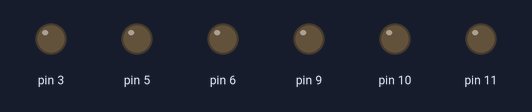
The sketch below on a simulated Arduino Uno, built with avr-gcc and run on an emulated ATmega328P. On the bench: output pins drawn as LEDs (lit = HIGH).

Above: at 0.05 s.
At 1.5 s:
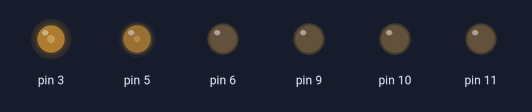
At 3.0 s:
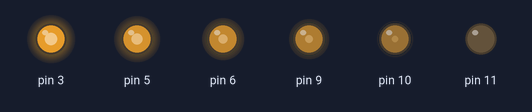
At 3.75 s:
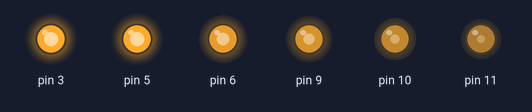
At 4.5 s:
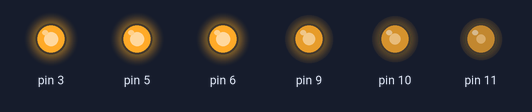
At 6.0 s:
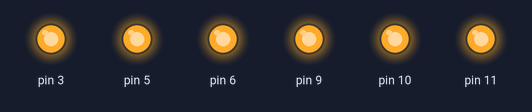
Timing chart, 0 to 7.8 s (numbered marks = the images above):
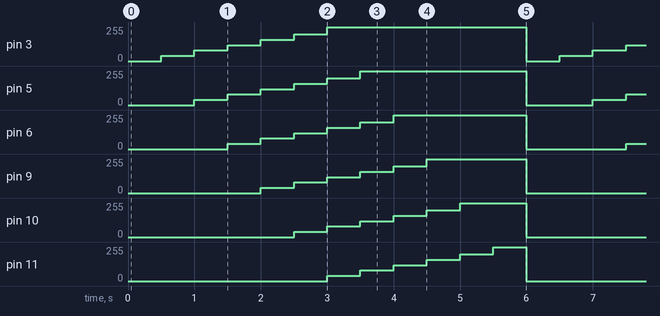

Measured:
- by itself, pin 3: repeats every 6.0 s: 80/255 0.50 s, 120/255 0.50 s, 160/255 0.50 s, 200/255 0.50 s, 255/255 3.0 s, 0/255 0.50 s, 40/255 0.50 s
- by itself, pin 5: repeats every 6.0 s: 80/255 0.50 s, 120/255 0.50 s, 160/255 0.50 s, 200/255 0.50 s, 255/255 2.5 s, 0/255 1.0 s, 40/255 0.50 s
- by itself, pin 6: repeats every 6.0 s: 80/255 0.50 s, 120/255 0.50 s, 160/255 0.50 s, 200/255 0.50 s, 255/255 2.0 s, 0/255 1.5 s, 40/255 0.50 s
- by itself, pin 9: repeats every 6.0 s: 80/255 0.50 s, 120/255 0.50 s, 160/255 0.50 s, 200/255 0.50 s, 255/255 1.5 s, 0/255 2.0 s, 40/255 0.50 s
- by itself, pin 10: repeats every 6.0 s: 80/255 0.50 s, 120/255 0.50 s, 160/255 0.50 s, 200/255 0.50 s, 255/255 1.0 s, 0/255 2.5 s, 40/255 0.50 s
- by itself, pin 11: repeats every 6.0 s: 80/255 0.50 s, 120/255 0.50 s, 160/255 0.50 s, 200/255 0.50 s, 255/255 0.50 s, 0/255 3.0 s, 40/255 0.50 s

The sketch:

P1.2_Fade.ino
```cpp
/*************************************************************************
**                                                                      **
**                      Descripción programa                            **
**                                                                      **
*************************************************************************/

//******  Includes  ******************************************************


//******  Variables  *****************************************************

   int velocitat = 500;

//******  Setup  *********************************************************


   void setup()
{
   pinMode(3, OUTPUT);
   pinMode(5, OUTPUT);
   pinMode(6, OUTPUT);
   pinMode(9, OUTPUT);
   pinMode(10, OUTPUT);
   pinMode(11, OUTPUT);
}


   void loop()
{
   analogWrite(3, 0);
   analogWrite(5, 0);
   analogWrite(6, 0);
   analogWrite(9, 0);
   analogWrite(10, 0);
   analogWrite(11, 0);

   delay(velocitat);

   analogWrite(3, 40);
   analogWrite(5, 0);
   analogWrite(6, 0);
   analogWrite(9, 0);
   analogWrite(10, 0);
   analogWrite(11, 0);

   delay(velocitat);

   analogWrite(3, 80);
   analogWrite(5, 40);
   analogWrite(6, 0);
   analogWrite(9, 0);
   analogWrite(10, 0);
   analogWrite(11, 0);

   delay(velocitat);

   analogWrite(3, 120);
   analogWrite(5, 80);
   analogWrite(6, 40);
   analogWrite(9, 0);
   analogWrite(10, 0);
   analogWrite(11, 0);

   delay(velocitat);

   analogWrite(3, 160);
   analogWrite(5, 120);
   analogWrite(6, 80);
   analogWrite(9, 40);
   analogWrite(10, 0);
   analogWrite(11, 0);

   delay(velocitat);

   analogWrite(3, 200);
   analogWrite(5, 160);
   analogWrite(6, 120);
   analogWrite(9, 80);
   analogWrite(10, 40);
   analogWrite(11, 0);

   delay(velocitat);

   analogWrite(3, 255);
   analogWrite(5, 200);
   analogWrite(6, 160);
   analogWrite(9, 120);
   analogWrite(10, 80);
   analogWrite(11, 40);

   delay(velocitat);

   analogWrite(3, 255);
   analogWrite(5, 255);
   analogWrite(6, 200);
   analogWrite(9, 160);
   analogWrite(10, 120);
   analogWrite(11, 80);

   delay(velocitat);

   analogWrite(3, 255);
   analogWrite(5, 255);
   analogWrite(6, 255);
   analogWrite(9, 200);
   analogWrite(10, 160);
   analogWrite(11, 120);

   delay(velocitat);

   analogWrite(3, 255);
   analogWrite(5, 255);
   analogWrite(6, 255);
   analogWrite(9, 255);
   analogWrite(10, 200);
   analogWrite(11, 160);

   delay(velocitat);

   analogWrite(3, 255);
   analogWrite(5, 255);
   analogWrite(6, 255);
   analogWrite(9, 255);
   analogWrite(10, 255);
   analogWrite(11, 200);

   delay(velocitat);

   analogWrite(3, 255);
   analogWrite(5, 255);
   analogWrite(6, 255);
   analogWrite(9, 255);
   analogWrite(10, 255);
   analogWrite(11, 255);

   delay(velocitat);
}
```
